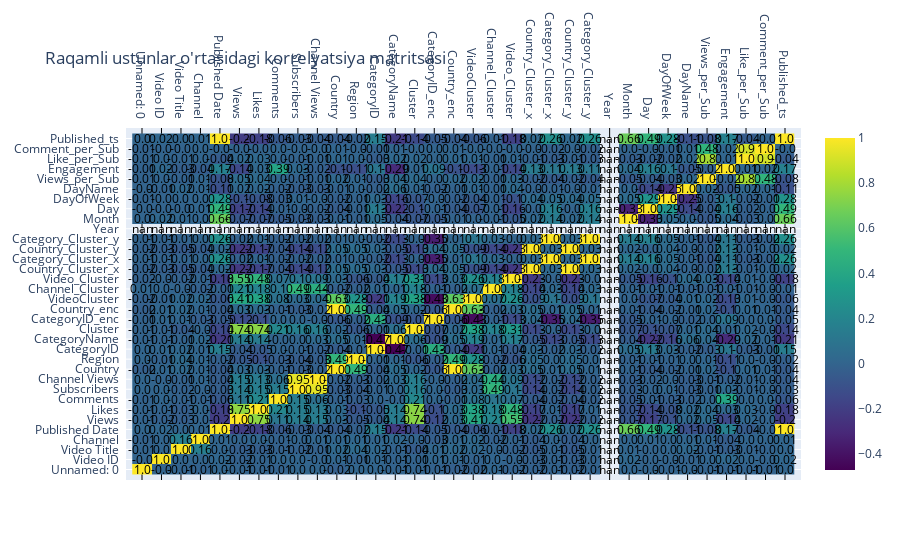

Here is the notebook cell this chart was saved with:
### Code cell
import numpy as np
import plotly.figure_factory as ff

# Qiymatlarni 2 xonagacha qisqartirish
annot_text = np.around(corr_matrix.values, decimals=2).astype(str)

fig = ff.create_annotated_heatmap(
    z=corr_matrix.values,
    x=list(corr_matrix.columns),
    y=list(corr_matrix.index),
    annotation_text=annot_text,
    colorscale='Viridis',
    showscale=True
)

fig.update_layout(title='Raqamli ustunlar o\'rtasidagi korrelyatsiya matritsasi')
fig.show()
